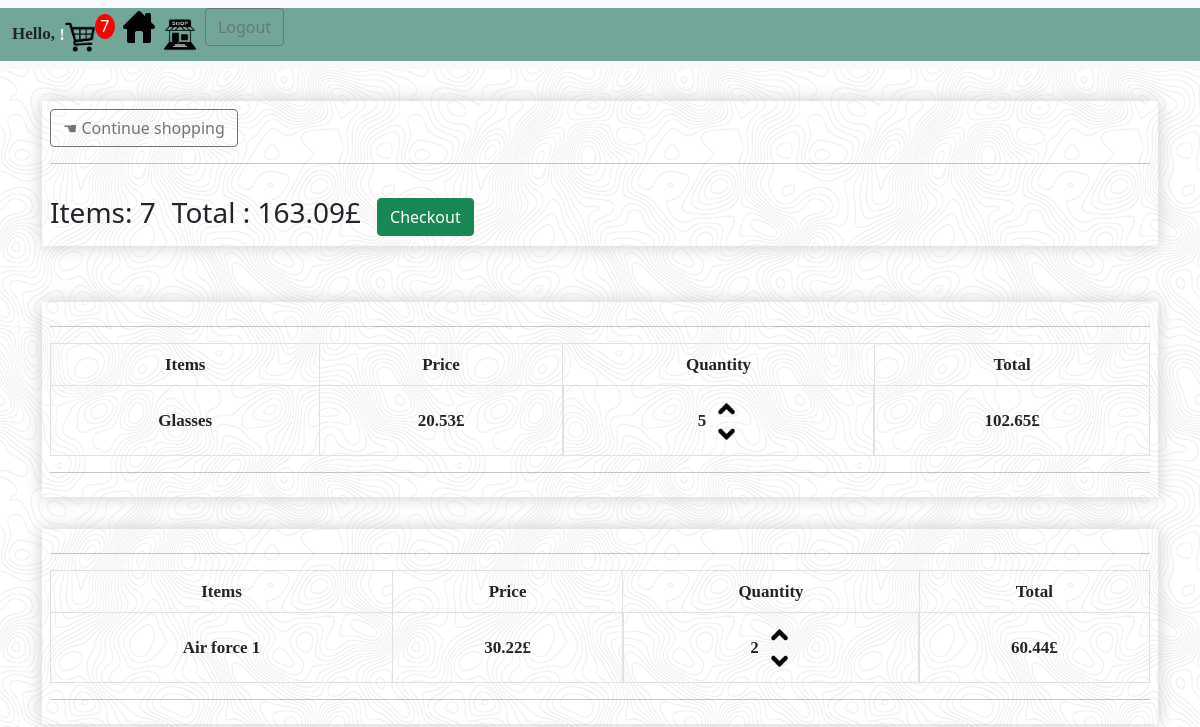
The app's page /cart/ (signed in), older data.
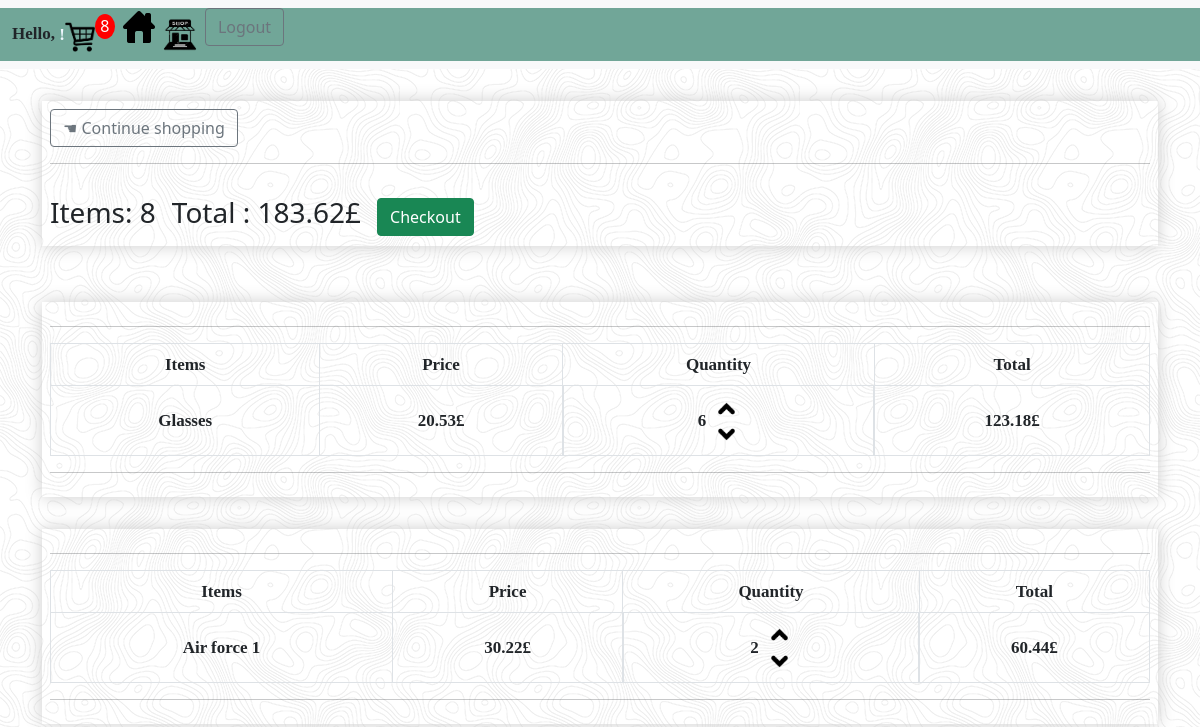
The same page, newer data.
### Ecomers/models.py (models this page shows, shortened)
class Order(models.Model):
    customer = models.ForeignKey(Customer, on_delete=models.SET_NULL, null=True, blank=True)
    date_ordered = models.DateTimeField(auto_now_add=True)
    complete = models.BooleanField(default=False, null=True, blank=False)
    transaction_id = models.CharField(max_length=100, null=True)
    @property
    def get_cart_total(self):
        orderitems = self.orderitem_set.all()
        total = sum([item.get_total for item in orderitems])
        return total
    @property
    def get_item_total(self):
        orderitems = self.orderitem_set.all()
        total = sum([item.quantity for item in orderitems])
        return total

class OrderItem(models.Model):
    product = models.ForeignKey(Product, on_delete=models.SET_NULL, null=True, blank=True)
    order = models.ForeignKey(Order, on_delete=models.SET_NULL, null=True, blank=True)
    quantity = models.IntegerField(default=0, null=True, blank=True)
    date_added = models.DateTimeField(auto_now_add=True)
    @property
    def get_total(self):
        total = self.product.price * self.quantity
        return total

class Product(models.Model):
    name = models.CharField(max_length=200)
    thumbnail = models.ImageField(null=True)
    price = models.FloatField()
    digital = models.BooleanField(default=False, null=True, blank=False)
    id = models.UUIDField(default=uuid.uuid4, unique=True, primary_key=True, editable=False)
    @property
    def imageURL(self):
        try:
            url = self.thumbnail.url
        except:
            url = ''
        return url

### Ecomers/views.py (the view)
# urls.py: path('cart/', views.cart, name='cart'),
def cart(request):
    data = cartData(request)
    order = data['order']
    items = data['items']
    cart_items = data['cart_items']
    context = {'items': items, 'order': order, 'cart_items': cart_items}
    return render(request, 'Ecomers/cart.html', context)

### Ecomers/utils.py (called while the page is built)
def cartData(request):
    if request.user.is_authenticated:
        customer = request.user.customer
        order, created = Order.objects.get_or_create(customer=customer, complete=False)
        items = order.orderitem_set.all()
        cart_items = order.get_item_total
    else:
        cookieData = cookieCart(request)
        cart_items = cookieData['cart_items']
        items = cookieData['items']
        order = cookieData['order']
    return {'items': items, 'order': order, 'cart_items': cart_items}

### Ecomers/templates/Ecomers/cart.html
{% extends 'Ecomers/main.html' %}
{% load static %}
{% block content %}
<section class="container">
        <div class="box">
                <div class="box-element">
                        <a class="btn btn-outline-secondary" href="{% url 'main' %}"> &#9754; Continue shopping </a>
                        <hr>
                        <div class="column">
                                        <h3 class="userF"> Items: {{order.get_item_total}}</h3>
                                        <h3 class="userF"> Total : {{order.get_cart_total|floatformat:2}}£</h3>
                                <a class="btn btn-success one" href="{% url 'checkout' %}"> Checkout </a>
                        </div>
                </div>
        </div>
        <br>
                        {% for items in items %}
        <div class="box">
                <div class="box-element thumbnails">
                        <hr>
                    <div class="TableVSImage">
                        <table class="table table-bordered">
                                <thead>
                                        <tr>
                                                <th class="user">Items</th>
                                                <th class="user">Price</th>
                                                <th class="user">Quantity</th>
                                                <th class="user">Total</th>
                                        </tr>
                                </thead>
                                <tbody class="items">
                                        <div>
                                                <tr>
                                                        <td class="user">{{items.product.name}}</td>
                                                        <td class="user">{{items.product.price |floatformat:2}}£</td>
                                                        <td class="up-down-number">
                                                                <h7 class="user"> {{items.quantity}} </h7>
                                                                <div class="up-down">
                                                                        <div>
                                                                                <img data-product={{items.product.id}} data-action="add" class='up update-cart'  src="{% static 'images/up.png' %}">
                                                                        </div>
                                                                        <div>
                                                                                <img data-product={{items.product.id}} data-action="remove" class='up update-cart'  src="{% static 'images/down.png' %}">
                                                                        </div>
                                                                </div>
                                                        </td>
                                                        <td class="user">{{items.get_total|floatformat:2}}£ </td>
                                                </tr>
                                        </div>
                                </tbody>
                        </table>
                     </div>
                        <hr>
                </div>
                {% endfor %}
        </div>
</section>
{% endblock content %}

### Ecomers/templates/Ecomers/main.html (shortened to what this page needs)
<!DOCTYPE html>
{% load static %}
<html lang="en">
<head>
    <link rel="stylesheet" type="text/css" media="screen" href="{% static 'styles/main.css'%}">
    <link href="https://cdn.jsdelivr.net/npm/bootstrap@5.0.1/dist/css/bootstrap.min.css" rel="stylesheet"
>
</head>
<body>
    {% include 'Ecomers/navbar.html' %}
    {% block content %}{% endblock content %}
</body>
</html>

### Ecomers/templates/Ecomers/navbar.html (shortened to what this page needs)
{% load static %}
<nav class="navbar navbar-expand-lg navbar-light bg-light">
  <div class="container-fluid">
      {% if request.user.is_authenticated %}
        <span class="user auth">Hello, <span class="user S"> {{request.user.first_name|upper}}!</span></span>
      {% else %}
        <span class="user"> Hello, <span class="user S"> GUEST!</span> </span>
      {% endif %}
      <div id="cart"   class="cart">
            <a href="{% url 'cart' %}">
                <img id="cart-icon" src="{% static 'images/cart-icon.png' %}">
            </a>
          <p class="item-numeration"> {{cart_items}} </p>
        </div>
    <div class="collapse navbar-collapse" id="navbarSupportedContent">
      <ul class="navbar-nav me-auto mb-2 mb-lg-0">
        <li class="nav-item">
            <a href="{% url 'home' %}">
                <img id="home" src="{% static 'images/home.png' %}">
            </a>         </li>
        <li class="nav-item">
            <a href="{% url 'main' %}">
                <img id="store" src="{% static 'images/store.png' %}">
            </a>       </li>
        <li class="nav-item">
             {% if request.user.is_authenticated %}
               <a class="btn btn-outline-secondary style" href="{% url 'logoutPage' %}" role="button">Logout</a>
            {% else %}
                <a class="btn btn-success loginlogout" href="{% url 'loginPage' %}" role="button">Login</a></li>
          {% endif %}
      </ul>
    </div>
  </div>
</nav>

### static/styles/main.css (style rules this page uses)
.container-fluid { background-color: #71A698; height: 150%; max-width:100%; }
#cart-icon { height: 30px; width: 30px; margin-top: 0.5em; }
#store { height: 50px; width: 50px; margin-top: 0.2em; }
#home { height: 32px; width: 32px; margin-top: 0.2em; margin-left: .5em }
.cart { display: flex; }
.item-numeration { display: block; text-align: center; color: white; background-color: red; border-radius: 50%; width: 20px; height: 25px; }
.box-element { box-shadow: hsl(0, 0%, 80%) 0 0 16px; background-color: #fff border-radius: 4px; padding: 0.5em; }
.box { margin-top: 2em; }
.column { display: flex; align-items: center; margin-top: 2em; gap: 1em; }
.thumbnails { justify-content: center; padding: center; margin-bottom: 2em; min-width: 20em; justify-content: center; }
.up { height: 25px; width: 25px; }
.up-down-number { display: flex; gap: 0.5em; align-items: center; justify-content: center; }
.one { min-width: 40px; }
.user { text-align: center; font-size: 17px; font-weight: 600; font-family: 'Arial Narrow'; vertical-align: middle; }
.S { color: #F0F8FF; }
.items { padding: center; }
body { background-image: url(../images/Background.png); padding: 0px; margin: 100px; }

Row changes from the older to the newer data that the page shows:
changed through a linked row, Order: get_item_total "7" → "8"; get_cart_total "163.09" → "183.62"
changed OrderItem "Glasses": quantity "5" → "6"; get_total "102.65" → "123.18"
Text that changed along with them:
{{ cart_items }}: "7" → "8"
